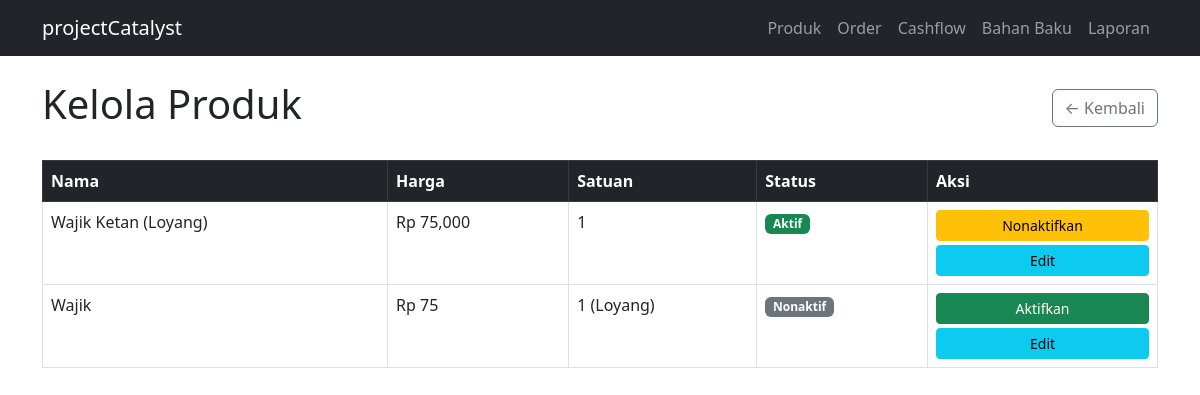
Before: /products/manage with the older database file.
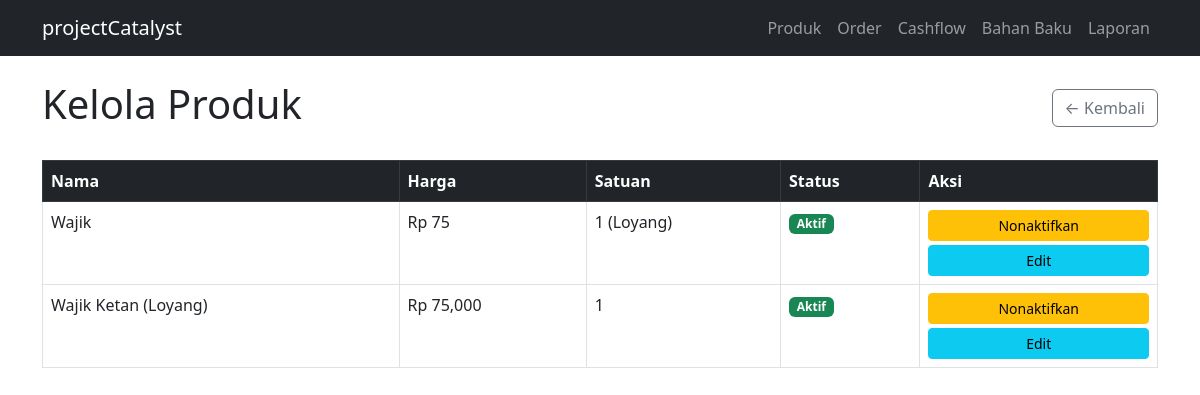
After: the same page with the newer database file.
### tables this page shows
CREATE TABLE products (
    id          INTEGER PRIMARY KEY AUTOINCREMENT,
    name        TEXT NOT NULL,
    price       REAL NOT NULL,
    unit        TEXT NOT NULL,
    is_active   INTEGER DEFAULT 1,
    created_at  TEXT DEFAULT CURRENT_TIMESTAMP
);

### app.py (the view)
@app.route('/products/manage')
def manage_products():
    all_products = get_all_products_including_inactive()
    return render_template('manage_products.html', products=all_products)

### database/db.py (called while the page is built)
def get_connection():
    conn = sqlite3.connect(DB_PATH)
    conn.row_factory = sqlite3.Row
    conn.execute("PRAGMA foreign_keys = ON")
    return conn

def get_all_products_including_inactive():
    conn = get_connection()
    products = conn.execute(
        "SELECT * FROM products ORDER BY is_active DESC, name"
    ).fetchall()
    conn.close()
    return products

### templates/manage_products.html (shortened to what this page needs)
{% extends 'base.html' %}
{% block content %}
<div class="d-flex justify-content-between align-items-center mb-4">
    <h1>Kelola Produk</h1>
    <a href="/products" class="btn btn-outline-secondary">← Kembali</a>
</div>
<div class="table-responsive">
<table class="table table-bordered table-hover">
    <thead class="table-dark">
        <tr>
            <th>Nama</th>
            <th>Harga</th>
            <th>Satuan</th>
            <th>Status</th>
            <th>Aksi</th>
        </tr>
    </thead>
    <tbody>
        {% for product in products %}
        <tr>
            <td>{{ product['name'] }}</td>
            <td>Rp {{ "{:,.0f}".format(product['price']) }}</td>
            <td>{{ product['unit'] }}</td>
            <td>
                {% if product['is_active'] == 1 %}
                <span class="badge bg-success">Aktif</span>
                {% else %}
                <span class="badge bg-secondary">Nonaktif</span>
                {% endif %}
            </td>
            <td>
                {% if product['is_active'] == 1 %}
                <form action="/products/deactivate/{{ product['id'] }}" method="POST"
                      onsubmit="return confirm('Nonaktifkan produk ini?')">
                    <button type="submit" class="btn btn-warning btn-sm w-100">Nonaktifkan</button>
                </form>
                {% else %}
                <form action="/products/activate/{{ product['id'] }}" method="POST"
                      onsubmit="return confirm('Aktifkan produk ini?')">
                    <button type="submit" class="btn btn-success btn-sm w-100">Aktifkan</button>
                </form>
                {% endif %}
                <a href="/products/edit/{{ product['id'] }}" class="btn btn-info btn-sm w-100 mt-1">Edit</a>
            </td>
        </tr>
        {% endfor %}
    </tbody>
</table>
</div>
{% endblock %}

Changed rows visible on the page:
changed products "Wajik": is_active "Nonaktif Aktifkan" → "Aktif Nonaktifkan"; moves up the list
